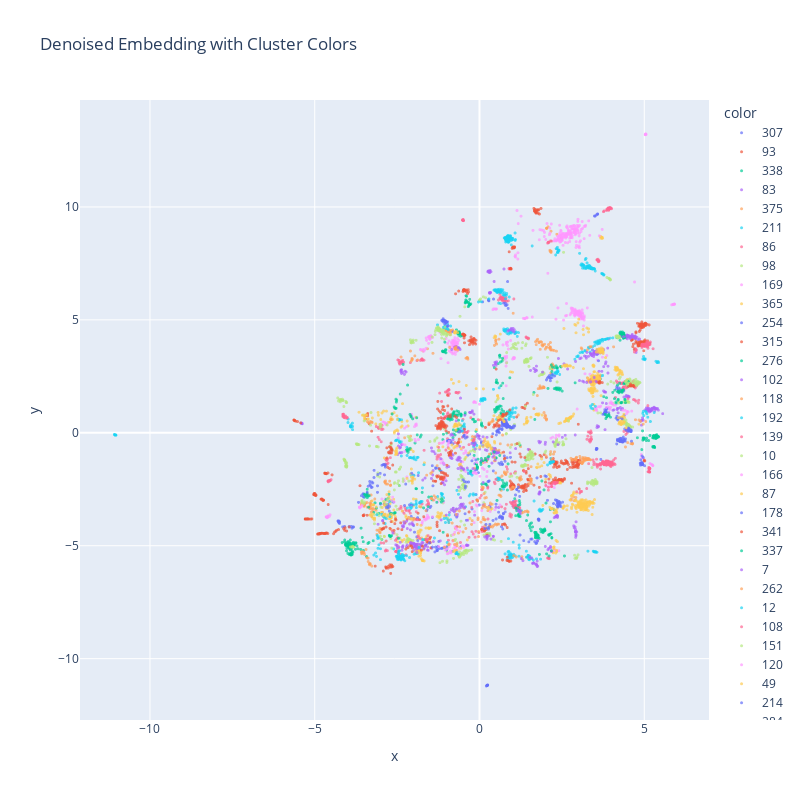

The cell this chart's notebook holds for it:
### Code cell
px.scatter(df_denoised, x='x', y='y',
           color=df_denoised['cluster_label'].astype(str),
           title='Denoised Embedding with Cluster Colors',
           ).update_traces(marker=dict(size=3, opacity=0.7)).update_layout(height=800, width=800).show()
